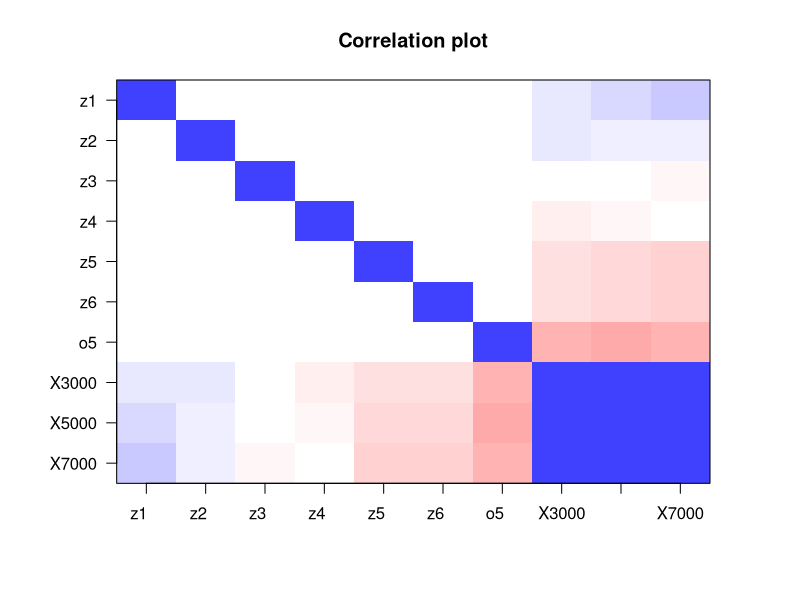

Source code (R): (Note: this script raises an error after producing the figure.)
# #install.packages("qgraph")
# install.packages("psych")
library(psych)
cw<-read.csv("out_result.csv")
sel<-data.frame(cw[1:7],cw[14],cw[16],cw[18])
z<-cor(sel)

print(z)
cor.plot(z, "./plot_test.pdf")

# # install.package("corrplot")
# library(corrplot)
# corrplot(z)
